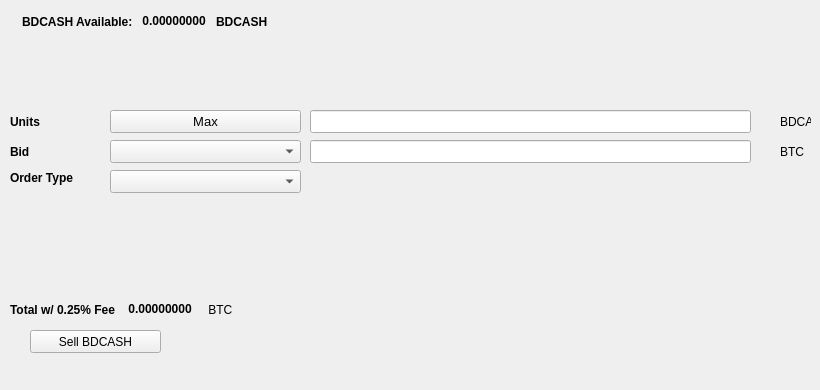
   <widget class="QWidget" name="SellTab">
    <attribute name="title">
     <string>Sell</string>
    </attribute>
    <widget class="QLabel" name="label_16">
     <property name="geometry">
      <rect>
       <x>780</x>
       <y>140</y>
       <width>31</width>
       <height>23</height>
      </rect>
     </property>
     <property name="text">
      <string>BTC</string>
     </property>
    </widget>
    <widget class="QComboBox" name="SellBidcomboBox">
     <property name="geometry">
      <rect>
       <x>110</x>
       <y>140</y>
       <width>191</width>
       <height>23</height>
      </rect>
     </property>
     <property name="font">
      <font>
       <pointsize>10</pointsize>
      </font>
     </property>
    </widget>
    <widget class="QLabel" name="label_18">
     <property name="geometry">
      <rect>
       <x>10</x>
       <y>110</y>
       <width>46</width>
       <height>23</height>
      </rect>
     </property>
     <property name="font">
      <font>
       <weight>75</weight>
       <bold>true</bold>
      </font>
     </property>
     <property name="text">
      <string>Units</string>
     </property>
    </widget>
    <widget class="QPushButton" name="Sell_Max_Amount">
     <property name="geometry">
      <rect>
       <x>110</x>
       <y>110</y>
       <width>191</width>
       <height>23</height>
      </rect>
     </property>
     <property name="font">
      <font>
       <pointsize>10</pointsize>
      </font>
     </property>
     <property name="text">
      <string>Max</string>
     </property>
    </widget>
    <widget class="QLabel" name="label_20">
     <property name="geometry">
      <rect>
       <x>10</x>
       <y>170</y>
       <width>91</width>
       <height>16</height>
      </rect>
     </property>
     <property name="font">
      <font>
       <weight>75</weight>
       <bold>true</bold>
      </font>
     </property>
     <property name="text">
      <string>Order Type</string>
     </property>
    </widget>
    <widget class="QComboBox" name="SellOrdertypeCombo">
     <property name="geometry">
      <rect>
       <x>110</x>
       <y>170</y>
       <width>191</width>
       <height>23</height>
      </rect>
     </property>
     <property name="font">
      <font>
       <pointsize>10</pointsize>
      </font>
     </property>
    </widget>
    <widget class="QLabel" name="label_21">
     <property name="geometry">
      <rect>
       <x>10</x>
       <y>140</y>
       <width>46</width>
       <height>23</height>
      </rect>
     </property>
     <property name="font">
      <font>
       <weight>75</weight>
       <bold>true</bold>
      </font>
     </property>
     <property name="text">
      <string>Bid</string>
     </property>
    </widget>
    <widget class="QLabel" name="label_22">
     <property name="geometry">
      <rect>
       <x>780</x>
       <y>110</y>
       <width>31</width>
       <height>23</height>
      </rect>
     </property>
     <property name="text">
      <string>BDCASH</string>
     </property>
    </widget>
    <widget class="QLineEdit" name="UnitsInputBDCASH">
     <property name="geometry">
      <rect>
       <x>310</x>
       <y>110</y>
       <width>441</width>
       <height>23</height>
      </rect>
     </property>
     <property name="font">
      <font>
       <pointsize>9</pointsize>
       <weight>75</weight>
       <bold>true</bold>
      </font>
     </property>
    </widget>
    <widget class="QLineEdit" name="SellBidPriceEdit">
     <property name="geometry">
      <rect>
       <x>310</x>
       <y>140</y>
       <width>441</width>
       <height>23</height>
      </rect>
     </property>
     <property name="font">
      <font>
       <pointsize>9</pointsize>
       <weight>75</weight>
       <bold>true</bold>
      </font>
     </property>
    </widget>
    <widget class="QPushButton" name="SellBDCASHBTN">
     <property name="geometry">
      <rect>
       <x>30</x>
       <y>330</y>
       <width>131</width>
       <height>23</height>
      </rect>
     </property>
     <property name="text">
      <string>Sell BDCASH</string>
     </property>
     <property name="icon">
      <iconset resource="../bdcash">
       <normaloff>:/icons/bitcoin</normaloff>:/icons/bitcoin</iconset>
     </property>
    </widget>
    <widget class="QWidget" name="layoutWidget3">
     <property name="geometry">
      <rect>
       <x>22</x>
       <y>12</y>
       <width>258</width>
       <height>19</height>
      </rect>
     </property>
     <layout class="QHBoxLayout" name="horizontalLayout">
      <item>
       <widget class="QLabel" name="label232_2">
        <property name="font">
         <font>
          <weight>75</weight>
          <bold>true</bold>
         </font>
        </property>
        <property name="text">
         <string>BDCASH Available:</string>
        </property>
       </widget>
      </item>
      <item>
       <widget class="QLabel" name="BDCASHAvailableLabel">
        <property name="palette">
         <palette>
          <active>
           <colorrole role="WindowText">
            <brush brushstyle="SolidPattern">
             <color alpha="255">
              <red>0</red>
              <green>0</green>
              <blue>0</blue>
             </color>
            </brush>
           </colorrole>
           <colorrole role="Button">
            <brush brushstyle="SolidPattern">
             <color alpha="255">
              <red>0</red>
              <green>170</green>
              <blue>0</blue>
             </color>
            </brush>
           </colorrole>
           <colorrole role="Light">
            <brush brushstyle="SolidPattern">
             <color alpha="255">
              <red>0</red>
              <green>255</green>
              <blue>0</blue>
             </color>
            </brush>
           </colorrole>
           <colorrole role="Midlight">
            <brush brushstyle="SolidPattern">
             <color alpha="255">
              <red>0</red>
              <green>212</green>
              <blue>0</blue>
             </color>
            </brush>
           </colorrole>
           <colorrole role="Dark">
            <brush brushstyle="SolidPattern">
             <color alpha="255">
              <red>0</red>
              <green>85</green>
              <blue>0</blue>
             </color>
            </brush>
           </colorrole>
           <colorrole role="Mid">
            <brush brushstyle="SolidPattern">
             <color alpha="255">
              <red>0</red>
              <green>113</green>
              <blue>0</blue>
             </color>
            </brush>
           </colorrole>
           <colorrole role="Text">
            <brush brushstyle="SolidPattern">
             <color alpha="255">
              <red>0</red>
              <green>170</green>
              <blue>0</blue>
             </color>
            </brush>
           </colorrole>
           <colorrole role="BrightText">
            <brush brushstyle="SolidPattern">
             <color alpha="255">
              <red>255</red>
              <green>255</green>
              <blue>255</blue>
             </color>
            </brush>
           </colorrole>
           <colorrole role="ButtonText">
            <brush brushstyle="SolidPattern">
             <color alpha="255">
              <red>0</red>
              <green>0</green>
              <blue>0</blue>
             </color>
            </brush>
           </colorrole>
           <colorrole role="Base">
            <brush brushstyle="SolidPattern">
             <color alpha="255">
              <red>255</red>
              <green>255</green>
              <blue>255</blue>
             </color>
            </brush>
           </colorrole>
           <colorrole role="Window">
            <brush brushstyle="SolidPattern">
             <color alpha="255">
              <red>0</red>
              <green>170</green>
              <blue>0</blue>
             </color>
            </brush>
           </colorrole>
           <colorrole role="Shadow">
            <brush brushstyle="SolidPattern">
             <color alpha="255">
              <red>0</red>
              <green>0</green>
              <blue>0</blue>
             </color>
            </brush>
           </colorrole>
           <colorrole role="AlternateBase">
            <brush brushstyle="SolidPattern">
             <color alpha="255">
              <red>127</red>
              <green>212</green>
              <blue>127</blue>
             </color>
            </brush>
           </colorrole>
           <colorrole role="ToolTipBase">
            <brush brushstyle="SolidPattern">
             <color alpha="255">
              <red>255</red>
              <green>255</green>
              <blue>220</blue>
             </color>
            </brush>
           </colorrole>
           <colorrole role="ToolTipText">
            <brush brushstyle="SolidPattern">
             <color alpha="255">
              <red>0</red>
              <green>0</green>
              <blue>0</blue>
             </color>
            </brush>
           </colorrole>
          </active>
          <inactive>
           <colorrole role="WindowText">
            <brush brushstyle="SolidPattern">
             <color alpha="255">
              <red>0</red>
              <green>0</green>
              <blue>0</blue>
             </color>
            </brush>
           </colorrole>
           <colorrole role="Button">
            <brush brushstyle="SolidPattern">
             <color alpha="255">
              <red>0</red>
              <green>170</green>
              <blue>0</blue>
             </color>
            </brush>
           </colorrole>
           <colorrole role="Light">
            <brush brushstyle="SolidPattern">
             <color alpha="255">
              <red>0</red>
              <green>255</green>
              <blue>0</blue>
             </color>
            </brush>
           </colorrole>
           <colorrole role="Midlight">
            <brush brushstyle="SolidPattern">
             <color alpha="255">
              <red>0</red>
              <green>212</green>
              <blue>0</blue>
             </color>
            </brush>
           </colorrole>
           <colorrole role="Dark">
            <brush brushstyle="SolidPattern">
             <color alpha="255">
              <red>0</red>
              <green>85</green>
              <blue>0</blue>
             </color>
            </brush>
           </colorrole>
           <colorrole role="Mid">
            <brush brushstyle="SolidPattern">
             <color alpha="255">
              <red>0</red>
              <green>113</green>
              <blue>0</blue>
             </color>
            </brush>
           </colorrole>
           <colorrole role="Text">
            <brush brushstyle="SolidPattern">
             <color alpha="255">
              <red>0</red>
              <green>170</green>
              <blue>0</blue>
             </color>
            </brush>
           </colorrole>
           <colorrole role="BrightText">
            <brush brushstyle="SolidPattern">
             <color alpha="255">
              <red>255</red>
              <green>255</green>
              <blue>255</blue>
             </color>
            </brush>
           </colorrole>
           <colorrole role="ButtonText">
            <brush brushstyle="SolidPattern">
             <color alpha="255">
              <red>0</red>
              <green>0</green>
              <blue>0</blue>
             </color>
            </brush>
           </colorrole>
           <colorrole role="Base">
            <brush brushstyle="SolidPattern">
             <color alpha="255">
              <red>255</red>
              <green>255</green>
              <blue>255</blue>
             </color>
            </brush>
           </colorrole>
           <colorrole role="Window">
            <brush brushstyle="SolidPattern">
             <color alpha="255">
              <red>0</red>
              <green>170</green>
              <blue>0</blue>
             </color>
            </brush>
           </colorrole>
           <colorrole role="Shadow">
            <brush brushstyle="SolidPattern">
             <color alpha="255">
              <red>0</red>
              <green>0</green>
              <blue>0</blue>
             </color>
            </brush>
           </colorrole>
           <colorrole role="AlternateBase">
            <brush brushstyle="SolidPattern">
             <color alpha="255">
              <red>127</red>
              <green>212</green>
              <blue>127</blue>
             </color>
            </brush>
           </colorrole>
           <colorrole role="ToolTipBase">
            <brush brushstyle="SolidPattern">
             <color alpha="255">
              <red>255</red>
              <green>255</green>
              <blue>220</blue>
             </color>
            </brush>
           </colorrole>
           <colorrole role="ToolTipText">
            <brush brushstyle="SolidPattern">
             <color alpha="255">
              <red>0</red>
              <green>0</green>
              <blue>0</blue>
             </color>
            </brush>
           </colorrole>
          </inactive>
          <disabled>
           <colorrole role="WindowText">
            <brush brushstyle="SolidPattern">
             <color alpha="255">
              <red>0</red>
              <green>85</green>
              <blue>0</blue>
             </color>
            </brush>
           </colorrole>
           <colorrole role="Button">
            <brush brushstyle="SolidPattern">
             <color alpha="255">
              <red>0</red>
              <green>170</green>
              <blue>0</blue>
             </color>
            </brush>
           </colorrole>
           <colorrole role="Light">
            <brush brushstyle="SolidPattern">
             <color alpha="255">
              <red>0</red>
              <green>255</green>
              <blue>0</blue>
             </color>
            </brush>
           </colorrole>
           <colorrole role="Midlight">
            <brush brushstyle="SolidPattern">
             <color alpha="255">
              <red>0</red>
              <green>212</green>
              <blue>0</blue>
             </color>
            </brush>
           </colorrole>
           <colorrole role="Dark">
            <brush brushstyle="SolidPattern">
             <color alpha="255">
              <red>0</red>
              <green>85</green>
              <blue>0</blue>
             </color>
            </brush>
           </colorrole>
           <colorrole role="Mid">
            <brush brushstyle="SolidPattern">
             <color alpha="255">
              <red>0</red>
              <green>113</green>
              <blue>0</blue>
             </color>
            </brush>
           </colorrole>
           <colorrole role="Text">
            <brush brushstyle="SolidPattern">
             <color alpha="255">
              <red>0</red>
              <green>85</green>
              <blue>0</blue>
             </color>
            </brush>
           </colorrole>
           <colorrole role="BrightText">
            <brush brushstyle="SolidPattern">
             <color alpha="255">
              <red>255</red>
              <green>255</green>
              <blue>255</blue>
             </color>
            </brush>
           </colorrole>
           <colorrole role="ButtonText">
            <brush brushstyle="SolidPattern">
             <color alpha="255">
              <red>0</red>
              <green>85</green>
              <blue>0</blue>
             </color>
            </brush>
           </colorrole>
           <colorrole role="Base">
            <brush brushstyle="SolidPattern">
             <color alpha="255">
              <red>0</red>
              <green>170</green>
              <blue>0</blue>
             </color>
            </brush>
           </colorrole>
           <colorrole role="Window">
            <brush brushstyle="SolidPattern">
             <color alpha="255">
              <red>0</red>
              <green>170</green>
              <blue>0</blue>
             </color>
            </brush>
           </colorrole>
           <colorrole role="Shadow">
            <brush brushstyle="SolidPattern">
             <color alpha="255">
              <red>0</red>
              <green>0</green>
              <blue>0</blue>
             </color>
            </brush>
           </colorrole>
           <colorrole role="AlternateBase">
            <brush brushstyle="SolidPattern">
             <color alpha="255">
              <red>0</red>
              <green>170</green>
              <blue>0</blue>
             </color>
            </brush>
           </colorrole>
           <colorrole role="ToolTipBase">
            <brush brushstyle="SolidPattern">
             <color alpha="255">
              <red>255</red>
              <green>255</green>
              <blue>220</blue>
             </color>
            </brush>
           </colorrole>
           <colorrole role="ToolTipText">
            <brush brushstyle="SolidPattern">
             <color alpha="255">
              <red>0</red>
              <green>0</green>
              <blue>0</blue>
             </color>
            </brush>
           </colorrole>
          </disabled>
         </palette>
        </property>
        <property name="font">
         <font>
          <weight>75</weight>
          <bold>true</bold>
         </font>
        </property>
        <property name="text">
         <string> 0.00000000 </string>
        </property>
        <property name="textInteractionFlags">
         <set>Qt::LinksAccessibleByMouse|Qt::TextSelectableByKeyboard|Qt::TextSelectableByMouse</set>
        </property>
       </widget>
      </item>
      <item>
       <widget class="QLabel" name="labelBDCASH">
        <property name="font">
         <font>
          <weight>75</weight>
          <bold>true</bold>
         </font>
        </property>
        <property name="text">
         <string>BDCASH</string>
        </property>
       </widget>
      </item>
     </layout>
    </widget>
    <widget class="QWidget" name="layoutWidget">
     <property name="geometry">
      <rect>
       <x>10</x>
       <y>300</y>
       <width>268</width>
       <height>19</height>
      </rect>
     </property>
     <layout class="QHBoxLayout" name="horizontalLayout_2">
      <item>
       <widget class="QLabel" name="label_19">
        <property name="font">
         <font>
          <weight>75</weight>
          <bold>true</bold>
         </font>
        </property>
        <property name="text">
         <string>Total w/ 0.25% Fee </string>
        </property>
       </widget>
      </item>
      <item>
       <widget class="QLabel" name="SellCostLabel">
        <property name="palette">
         <palette>
          <active>
           <colorrole role="WindowText">
            <brush brushstyle="SolidPattern">
             <color alpha="255">
              <red>0</red>
              <green>0</green>
              <blue>0</blue>
             </color>
            </brush>
           </colorrole>
           <colorrole role="Button">
            <brush brushstyle="SolidPattern">
             <color alpha="255">
              <red>0</red>
              <green>170</green>
              <blue>0</blue>
             </color>
            </brush>
           </colorrole>
           <colorrole role="Light">
            <brush brushstyle="SolidPattern">
             <color alpha="255">
              <red>0</red>
              <green>255</green>
              <blue>0</blue>
             </color>
            </brush>
           </colorrole>
           <colorrole role="Midlight">
            <brush brushstyle="SolidPattern">
             <color alpha="255">
              <red>0</red>
              <green>212</green>
              <blue>0</blue>
             </color>
            </brush>
           </colorrole>
           <colorrole role="Dark">
            <brush brushstyle="SolidPattern">
             <color alpha="255">
              <red>0</red>
              <green>85</green>
              <blue>0</blue>
             </color>
            </brush>
           </colorrole>
           <colorrole role="Mid">
            <brush brushstyle="SolidPattern">
             <color alpha="255">
              <red>0</red>
              <green>113</green>
              <blue>0</blue>
             </color>
            </brush>
           </colorrole>
           <colorrole role="Text">
            <brush brushstyle="SolidPattern">
             <color alpha="255">
              <red>0</red>
              <green>170</green>
              <blue>0</blue>
             </color>
            </brush>
           </colorrole>
           <colorrole role="BrightText">
            <brush brushstyle="SolidPattern">
             <color alpha="255">
              <red>255</red>
              <green>255</green>
              <blue>255</blue>
             </color>
            </brush>
           </colorrole>
           <colorrole role="ButtonText">
            <brush brushstyle="SolidPattern">
             <color alpha="255">
              <red>0</red>
              <green>0</green>
              <blue>0</blue>
             </color>
            </brush>
           </colorrole>
           <colorrole role="Base">
            <brush brushstyle="SolidPattern">
             <color alpha="255">
              <red>255</red>
              <green>255</green>
              <blue>255</blue>
             </color>
            </brush>
           </colorrole>
           <colorrole role="Window">
            <brush brushstyle="SolidPattern">
             <color alpha="255">
              <red>0</red>
              <green>170</green>
              <blue>0</blue>
             </color>
            </brush>
           </colorrole>
           <colorrole role="Shadow">
            <brush brushstyle="SolidPattern">
             <color alpha="255">
              <red>0</red>
              <green>0</green>
              <blue>0</blue>
             </color>
            </brush>
           </colorrole>
           <colorrole role="AlternateBase">
            <brush brushstyle="SolidPattern">
             <color alpha="255">
              <red>127</red>
              <green>212</green>
              <blue>127</blue>
             </color>
            </brush>
           </colorrole>
           <colorrole role="ToolTipBase">
            <brush brushstyle="SolidPattern">
             <color alpha="255">
              <red>255</red>
              <green>255</green>
              <blue>220</blue>
             </color>
            </brush>
           </colorrole>
           <colorrole role="ToolTipText">
            <brush brushstyle="SolidPattern">
             <color alpha="255">
              <red>0</red>
              <green>0</green>
              <blue>0</blue>
             </color>
            </brush>
           </colorrole>
          </active>
          <inactive>
           <colorrole role="WindowText">
            <brush brushstyle="SolidPattern">
             <color alpha="255">
              <red>0</red>
              <green>0</green>
              <blue>0</blue>
             </color>
            </brush>
           </colorrole>
           <colorrole role="Button">
            <brush brushstyle="SolidPattern">
             <color alpha="255">
              <red>0</red>
              <green>170</green>
              <blue>0</blue>
             </color>
            </brush>
           </colorrole>
           <colorrole role="Light">
            <brush brushstyle="SolidPattern">
             <color alpha="255">
              <red>0</red>
              <green>255</green>
              <blue>0</blue>
             </color>
            </brush>
           </colorrole>
           <colorrole role="Midlight">
            <brush brushstyle="SolidPattern">
             <color alpha="255">
              <red>0</red>
              <green>212</green>
              <blue>0</blue>
             </color>
            </brush>
           </colorrole>
           <colorrole role="Dark">
            <brush brushstyle="SolidPattern">
             <color alpha="255">
              <red>0</red>
              <green>85</green>
              <blue>0</blue>
             </color>
            </brush>
           </colorrole>
           <colorrole role="Mid">
            <brush brushstyle="SolidPattern">
             <color alpha="255">
              <red>0</red>
              <green>113</green>
              <blue>0</blue>
             </color>
            </brush>
           </colorrole>
           <colorrole role="Text">
            <brush brushstyle="SolidPattern">
             <color alpha="255">
              <red>0</red>
              <green>170</green>
              <blue>0</blue>
             </color>
            </brush>
           </colorrole>
           <colorrole role="BrightText">
            <brush brushstyle="SolidPattern">
             <color alpha="255">
              <red>255</red>
              <green>255</green>
              <blue>255</blue>
             </color>
            </brush>
           </colorrole>
           <colorrole role="ButtonText">
            <brush brushstyle="SolidPattern">
             <color alpha="255">
              <red>0</red>
              <green>0</green>
              <blue>0</blue>
             </color>
            </brush>
           </colorrole>
           <colorrole role="Base">
            <brush brushstyle="SolidPattern">
             <color alpha="255">
              <red>255</red>
              <green>255</green>
              <blue>255</blue>
             </color>
            </brush>
           </colorrole>
           <colorrole role="Window">
            <brush brushstyle="SolidPattern">
             <color alpha="255">
              <red>0</red>
              <green>170</green>
              <blue>0</blue>
             </color>
            </brush>
           </colorrole>
           <colorrole role="Shadow">
            <brush brushstyle="SolidPattern">
             <color alpha="255">
              <red>0</red>
              <green>0</green>
              <blue>0</blue>
             </color>
            </brush>
           </colorrole>
           <colorrole role="AlternateBase">
            <brush brushstyle="SolidPattern">
             <color alpha="255">
              <red>127</red>
              <green>212</green>
              <blue>127</blue>
             </color>
            </brush>
           </colorrole>
           <colorrole role="ToolTipBase">
            <brush brushstyle="SolidPattern">
             <color alpha="255">
              <red>255</red>
              <green>255</green>
              <blue>220</blue>
             </color>
            </brush>
           </colorrole>
           <colorrole role="ToolTipText">
            <brush brushstyle="SolidPattern">
             <color alpha="255">
              <red>0</red>
              <green>0</green>
              <blue>0</blue>
             </color>
            </brush>
           </colorrole>
          </inactive>
          <disabled>
           <colorrole role="WindowText">
            <brush brushstyle="SolidPattern">
             <color alpha="255">
              <red>0</red>
              <green>85</green>
              <blue>0</blue>
             </color>
            </brush>
           </colorrole>
           <colorrole role="Button">
            <brush brushstyle="SolidPattern">
             <color alpha="255">
              <red>0</red>
              <green>170</green>
              <blue>0</blue>
             </color>
            </brush>
           </colorrole>
           <colorrole role="Light">
            <brush brushstyle="SolidPattern">
             <color alpha="255">
              <red>0</red>
              <green>255</green>
              <blue>0</blue>
             </color>
            </brush>
           </colorrole>
           <colorrole role="Midlight">
            <brush brushstyle="SolidPattern">
             <color alpha="255">
              <red>0</red>
              <green>212</green>
              <blue>0</blue>
             </color>
            </brush>
           </colorrole>
           <colorrole role="Dark">
            <brush brushstyle="SolidPattern">
             <color alpha="255">
              <red>0</red>
              <green>85</green>
              <blue>0</blue>
             </color>
            </brush>
           </colorrole>
           <colorrole role="Mid">
            <brush brushstyle="SolidPattern">
             <color alpha="255">
              <red>0</red>
              <green>113</green>
              <blue>0</blue>
             </color>
            </brush>
           </colorrole>
           <colorrole role="Text">
            <brush brushstyle="SolidPattern">
             <color alpha="255">
              <red>0</red>
              <green>85</green>
              <blue>0</blue>
             </color>
            </brush>
           </colorrole>
           <colorrole role="BrightText">
            <brush brushstyle="SolidPattern">
             <color alpha="255">
              <red>255</red>
              <green>255</green>
              <blue>255</blue>
             </color>
            </brush>
           </colorrole>
           <colorrole role="ButtonText">
            <brush brushstyle="SolidPattern">
             <color alpha="255">
              <red>0</red>
              <green>85</green>
              <blue>0</blue>
             </color>
            </brush>
           </colorrole>
           <colorrole role="Base">
            <brush brushstyle="SolidPattern">
             <color alpha="255">
              <red>0</red>
              <green>170</green>
              <blue>0</blue>
             </color>
            </brush>
           </colorrole>
           <colorrole role="Window">
            <brush brushstyle="SolidPattern">
             <color alpha="255">
              <red>0</red>
              <green>170</green>
              <blue>0</blue>
             </color>
            </brush>
           </colorrole>
           <colorrole role="Shadow">
            <brush brushstyle="SolidPattern">
             <color alpha="255">
              <red>0</red>
              <green>0</green>
              <blue>0</blue>
             </color>
            </brush>
           </colorrole>
           <colorrole role="AlternateBase">
            <brush brushstyle="SolidPattern">
             <color alpha="255">
              <red>0</red>
              <green>170</green>
              <blue>0</blue>
             </color>
            </brush>
           </colorrole>
           <colorrole role="ToolTipBase">
            <brush brushstyle="SolidPattern">
             <color alpha="255">
              <red>255</red>
              <green>255</green>
              <blue>220</blue>
             </color>
            </brush>
           </colorrole>
           <colorrole role="ToolTipText">
            <brush brushstyle="SolidPattern">
             <color alpha="255">
              <red>0</red>
              <green>0</green>
              <blue>0</blue>
             </color>
            </brush>
           </colorrole>
          </disabled>
         </palette>
        </property>
        <property name="font">
         <font>
          <weight>75</weight>
          <bold>true</bold>
         </font>
        </property>
        <property name="autoFillBackground">
         <bool>false</bool>
        </property>
        <property name="text">
         <string> 0.00000000</string>
        </property>
        <property name="textInteractionFlags">
         <set>Qt::LinksAccessibleByMouse|Qt::TextSelectableByMouse</set>
        </property>
       </widget>
      </item>
      <item>
       <widget class="QLabel" name="label_17">
        <property name="font">
         <font>
          <weight>50</weight>
          <bold>false</bold>
         </font>
        </property>
        <property name="text">
         <string> BTC</string>
        </property>
       </widget>
      </item>
     </layout>
    </widget>
    <widget class="QLabel" name="label_23">
     <property name="geometry">
      <rect>
       <x>460</x>
       <y>300</y>
       <width>281</width>
       <height>81</height>
      </rect>
     </property>
     <property name="text">
      <string/>
     </property>
     <property name="pixmap">
      <pixmap>:/images/bittrex</pixmap>
     </property>
    </widget>
   </widget>
